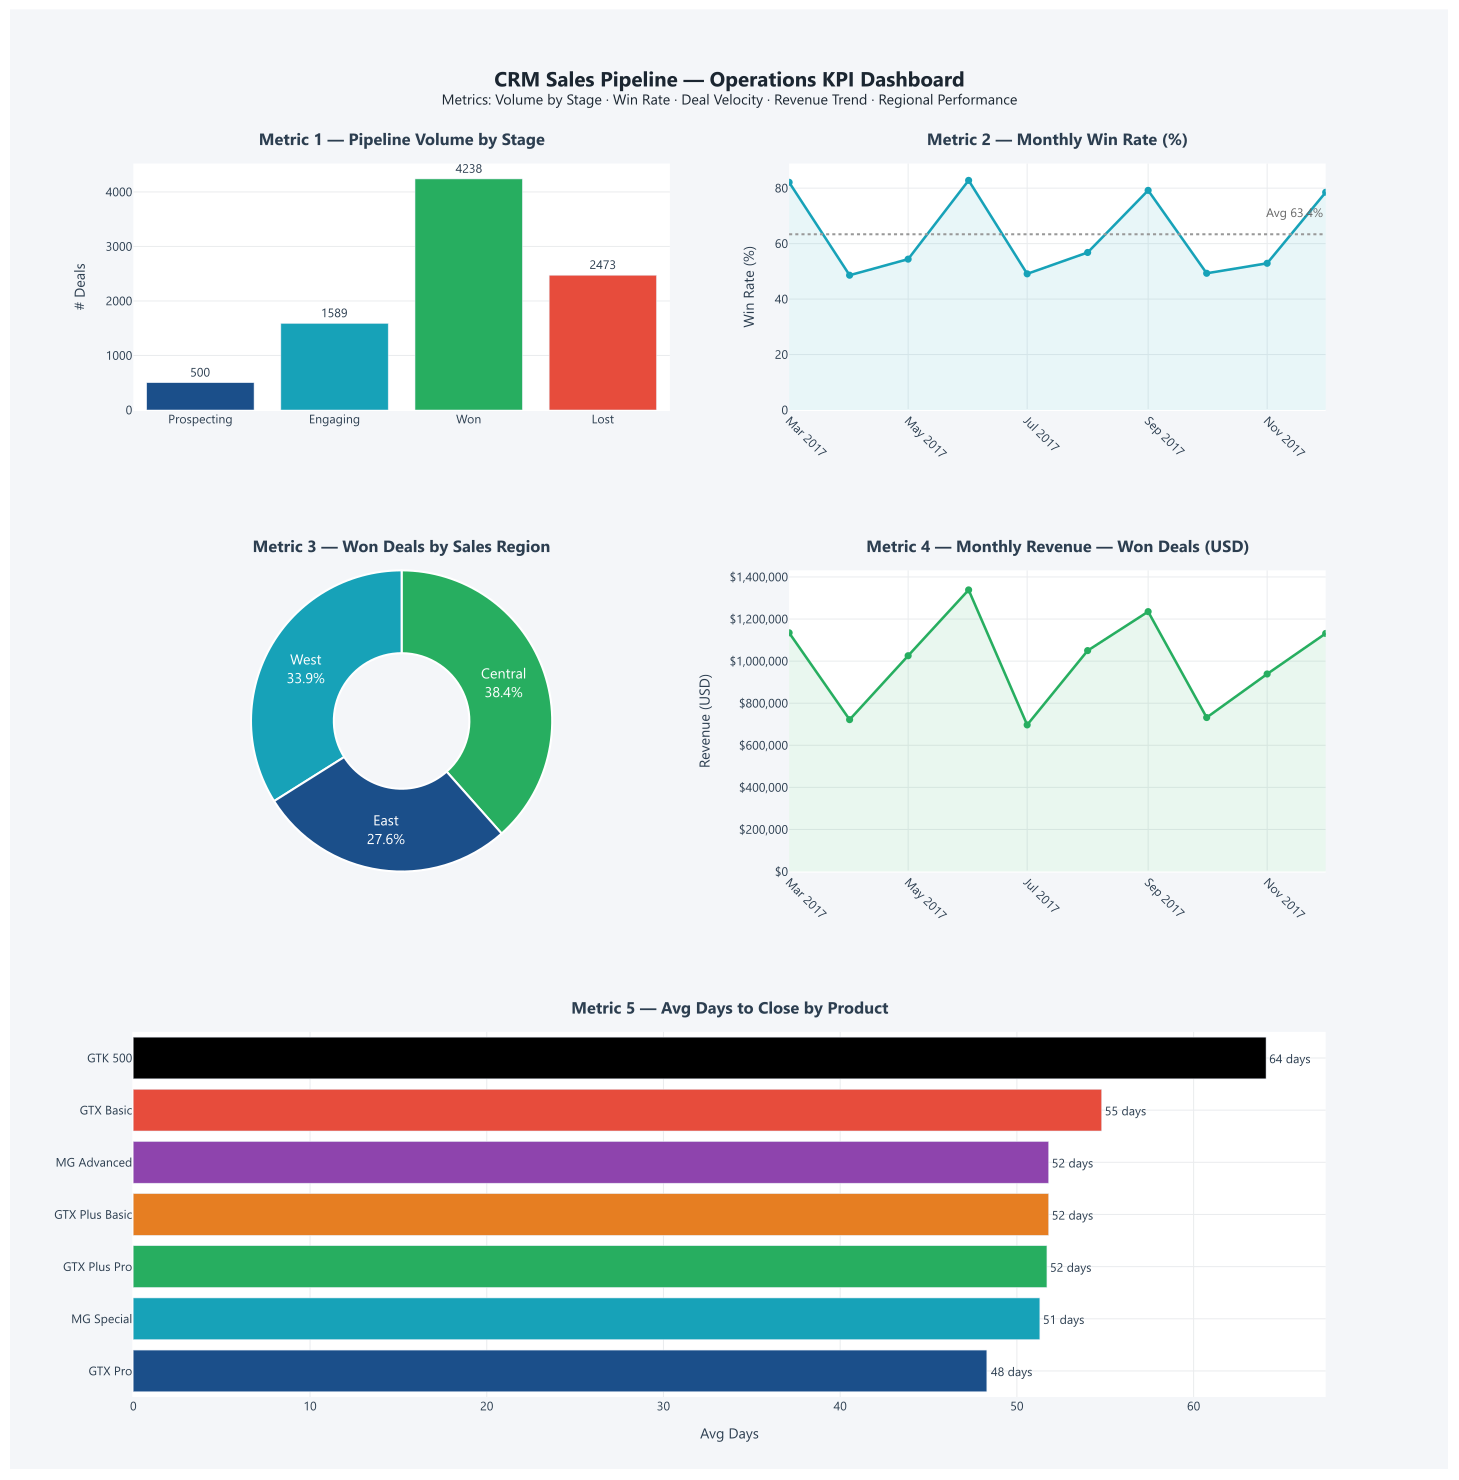

The script that drew this image:
#!/usr/bin/env python3
"""
CRM Sales Pipeline — Operations KPI Dashboard
Generates a self-contained interactive HTML file using Plotly.

Usage:
    pip install plotly pandas
    python dashboard.py

Output: dashboard.html (open in any browser, no server needed)
"""

import warnings
warnings.filterwarnings("ignore")

import pandas as pd
import plotly.graph_objects as go
from plotly.subplots import make_subplots
from pathlib import Path

# ---------------------------------------------------------------------------
# Data loading — looks for CSVs in ./data/ first, then the Kaggle folder
# ---------------------------------------------------------------------------

SCRIPT_DIR = Path(__file__).parent
DATA_DIRS = [
    SCRIPT_DIR / "dataset",
    SCRIPT_DIR / "data",
    SCRIPT_DIR.parent / "CRM+Sales+Opportunities Kaggle Dataset",
]

DATA = next((d for d in DATA_DIRS if d.exists()), None)
if DATA is None:
    raise FileNotFoundError(
        "Could not find data folder. Place sales_pipeline.csv, "
        "sales_teams.csv, and products.csv in a 'data/' subfolder next to this script."
    )

pipeline = pd.read_csv(DATA / "sales_pipeline.csv", parse_dates=["engage_date", "close_date"])
teams    = pd.read_csv(DATA / "sales_teams.csv")
products = pd.read_csv(DATA / "products.csv")

# ---------------------------------------------------------------------------
# Merge: add regional_office and product series to each deal
# Product names differ slightly between tables (e.g. "GTXPro" vs "GTX Pro")
# so we normalise the join key by stripping spaces.
# ---------------------------------------------------------------------------

pipeline["_key"] = pipeline["product"].str.replace(" ", "").str.lower()
products["_key"] = products["product"].str.replace(" ", "").str.lower()

df = (
    pipeline
    .merge(teams[["sales_agent", "regional_office"]], on="sales_agent", how="left")
    .merge(products[["_key", "series"]], on="_key", how="left")
)

# Derived columns
df["days_in_pipeline"] = (df["close_date"] - df["engage_date"]).dt.days
df["close_month"]      = df["close_date"].dt.to_period("M").astype(str)

won    = df[df["deal_stage"] == "Won"]
closed = df[df["deal_stage"].isin(["Won", "Lost"])]

# ---------------------------------------------------------------------------
# Metric calculations
# ---------------------------------------------------------------------------

# M1 — Pipeline volume by stage
STAGE_ORDER = ["Prospecting", "Engaging", "Won", "Lost"]
m1 = df["deal_stage"].value_counts().reindex(STAGE_ORDER).fillna(0).astype(int)

# M2 — Monthly win rate (Won / (Won + Lost) per close month)
m2 = (
    closed.groupby("close_month")
    .apply(lambda g: pd.Series({
        "deals": len(g),
        "wins":  (g["deal_stage"] == "Won").sum(),
    }))
    .assign(win_rate=lambda x: (x["wins"] / x["deals"] * 100).round(1))
    .reset_index()
    .sort_values("close_month")
)

# M3 — Avg days to close by individual product (Won deals only)
#      engage_date → close_date measures dwell time from first contact to close
#      Use canonical product name from products table via the normalised join key
m3 = (
    won.dropna(subset=["days_in_pipeline"])
    .merge(
        products[["_key", "product"]].rename(columns={"product": "product_name"}),
        on="_key", how="left"
    )
    .dropna(subset=["product_name"])
    .groupby("product_name")["days_in_pipeline"]
    .mean()
    .round(1)
    .sort_values()
    .reset_index()
    .rename(columns={"days_in_pipeline": "avg_days"})
)

# M4 — Monthly revenue from Won deals
m4 = (
    won.dropna(subset=["close_month", "close_value"])
    .groupby("close_month")["close_value"]
    .sum()
    .reset_index()
    .sort_values("close_month")
)

# M5 — Won deals by regional office (proxy for top acquisition channel)
m5 = won["regional_office"].value_counts().reset_index()
m5.columns = ["region", "deals"]
m5 = m5.sort_values("deals")

# ---------------------------------------------------------------------------
# Colour palette
# ---------------------------------------------------------------------------

NAVY    = "#1B4F8A"
TEAL    = "#17A2B8"
GREEN   = "#27AE60"
ORANGE  = "#E67E22"
RED     = "#E74C3C"
PURPLE  = "#8E44AD"
PALETTE = [NAVY, TEAL, GREEN, ORANGE, PURPLE, RED]

# ---------------------------------------------------------------------------
# Build dashboard — 3×2 grid, bottom row spans full width
# ---------------------------------------------------------------------------

fig = make_subplots(
    rows=3, cols=2,
    subplot_titles=[
        "<b>Metric 1 — Pipeline Volume by Stage</b>",
        "<b>Metric 2 — Monthly Win Rate (%)</b>",
        "<b>Metric 3 — Won Deals by Sales Region</b>",
        "<b>Metric 4 — Monthly Revenue — Won Deals (USD)</b>",
        "<b>Metric 5 — Avg Days to Close by Product</b>",
        "",
    ],
    specs=[
        [{"type": "bar"},                      {"type": "scatter"}],
        [{"type": "domain"},                   {"type": "scatter"}],
        [{"type": "bar", "colspan": 2}, None],
    ],
    row_heights=[0.27, 0.33, 0.40],
    vertical_spacing=0.13,
    horizontal_spacing=0.10,
)

# --- M1: Pipeline volume bar ---
fig.add_trace(go.Bar(
    x=m1.index.tolist(),
    y=m1.values,
    marker_color=[NAVY, TEAL, GREEN, RED],
    text=m1.values,
    textposition="outside",
    showlegend=False,
    hovertemplate="%{x}: %{y} deals<extra></extra>",
), row=1, col=1)

# --- M2: Monthly win rate line ---
avg_wr = m2["win_rate"].mean()
fig.add_trace(go.Scatter(
    x=m2["close_month"],
    y=m2["win_rate"],
    mode="lines+markers",
    line=dict(color=TEAL, width=2.5),
    marker=dict(size=7, color=TEAL),
    fill="tozeroy",
    fillcolor="rgba(23,162,184,0.10)",
    showlegend=False,
    hovertemplate="%{x}: %{y}%<extra></extra>",
), row=1, col=2)
fig.add_hline(
    y=avg_wr, line_dash="dot", line_color="#999",
    annotation_text=f"Avg {avg_wr:.1f}%",
    annotation_font_color="#666",
    row=1, col=2,
)

# --- M3: Won deals by region — donut (row 2, col 1) ---
fig.add_trace(go.Pie(
    labels=m5["region"],
    values=m5["deals"],
    hole=0.45,
    marker=dict(colors=PALETTE[:len(m5)],
                line=dict(color="#ffffff", width=2)),
    textinfo="label+percent",
    textfont=dict(size=14),
    hovertemplate="%{label}: %{value} won deals (%{percent})<extra></extra>",
    showlegend=False,
), row=2, col=1)

# --- M4: Revenue area chart (row 2, col 2) ---
fig.add_trace(go.Scatter(
    x=m4["close_month"],
    y=m4["close_value"],
    mode="lines+markers",
    line=dict(color=GREEN, width=2.5),
    marker=dict(size=7, color=GREEN),
    fill="tozeroy",
    fillcolor="rgba(39,174,96,0.10)",
    showlegend=False,
    hovertemplate="%{x}: $%{y:,.0f}<extra></extra>",
), row=2, col=2)

# --- M5: Avg days by product — full-width horizontal bar (row 3) ---
fig.add_trace(go.Bar(
    x=m3["avg_days"],
    y=m3["product_name"],
    orientation="h",
    marker_color=PALETTE[:len(m3)],
    text=[f"{v:.0f} days" for v in m3["avg_days"]],
    textposition="outside",
    showlegend=False,
    hovertemplate="%{y}: %{x} days<extra></extra>",
), row=3, col=1)

# ---------------------------------------------------------------------------
# Layout & styling
# ---------------------------------------------------------------------------

fig.update_layout(
    title=dict(
        text=(
            "<b>CRM Sales Pipeline — Operations KPI Dashboard</b><br>"
            "<sup>Metrics: Volume by Stage · Win Rate · Deal Velocity · Revenue Trend · Regional Performance</sup>"
        ),
        x=0.5, xanchor="center",
        font=dict(size=20, color="#1B2631"),
    ),
    height=1420,
    paper_bgcolor="#F4F6F9",
    plot_bgcolor="#FFFFFF",
    font=dict(family="Segoe UI, Arial, sans-serif", size=12, color="#2C3E50"),
    margin=dict(t=150, b=70, l=120, r=120),
)

# Axis labels
fig.update_yaxes(title_text="# Deals",       showgrid=True, gridcolor="#EAECEE", row=1, col=1)
fig.update_yaxes(title_text="Win Rate (%)",  showgrid=True, gridcolor="#EAECEE", row=1, col=2)
fig.update_yaxes(title_text="Revenue (USD)", showgrid=True, gridcolor="#EAECEE", tickformat="$,.0f", row=2, col=2)
fig.update_xaxes(title_text="Avg Days",      showgrid=True, gridcolor="#EAECEE", row=3, col=1)
fig.update_yaxes(automargin=True, tickfont=dict(size=12), showgrid=True, gridcolor="#EAECEE", row=3, col=1)

fig.update_xaxes(tickangle=45, showgrid=True, gridcolor="#EAECEE", row=1, col=2)
fig.update_xaxes(tickangle=45, showgrid=True, gridcolor="#EAECEE", row=2, col=2)

# Push subplot titles slightly away from the charts below them
for annotation in fig.layout.annotations:
    annotation.update(yshift=12)

# ---------------------------------------------------------------------------
# Export — HTML (always) + PDF (requires: pip install kaleido)
# ---------------------------------------------------------------------------

print_button_js = """
var btn = document.createElement('button');
btn.innerHTML = '&#8595; Download as PDF';
btn.style.cssText = [
    'position:fixed', 'top:60px', 'right:16px', 'z-index:9999',
    'padding:9px 18px', 'background:#1B4F8A', 'color:#fff',
    'border:none', 'border-radius:6px', 'font-size:13px',
    'cursor:pointer', 'font-family:Segoe UI,Arial,sans-serif',
    'box-shadow:0 2px 6px rgba(0,0,0,0.20)'
].join(';');
btn.onmouseover = function(){ this.style.background='#154080'; };
btn.onmouseout  = function(){ this.style.background='#1B4F8A'; };
btn.onclick = function(){ window.print(); };
document.body.appendChild(btn);
"""

out_html = SCRIPT_DIR / "dashboard.html"
fig.write_html(str(out_html), include_plotlyjs=True, full_html=True,
               post_script=print_button_js)

try:
    out_pdf = SCRIPT_DIR / "dashboard.pdf"
    fig.write_image(str(out_pdf), format="pdf", width=1400, height=1420)
    print(f"PDF saved:       {out_pdf}")
except Exception:
    print("PDF skipped — run: conda install -c plotly kaleido  then re-run script")

total_deals = len(df)
won_count   = len(won)
print(f"\nDataset loaded:  {total_deals:,} total deals | {won_count:,} won")
print(f"Dashboard saved: {out_html}")
print(f"Open in browser: {out_html.resolve()}\n")
